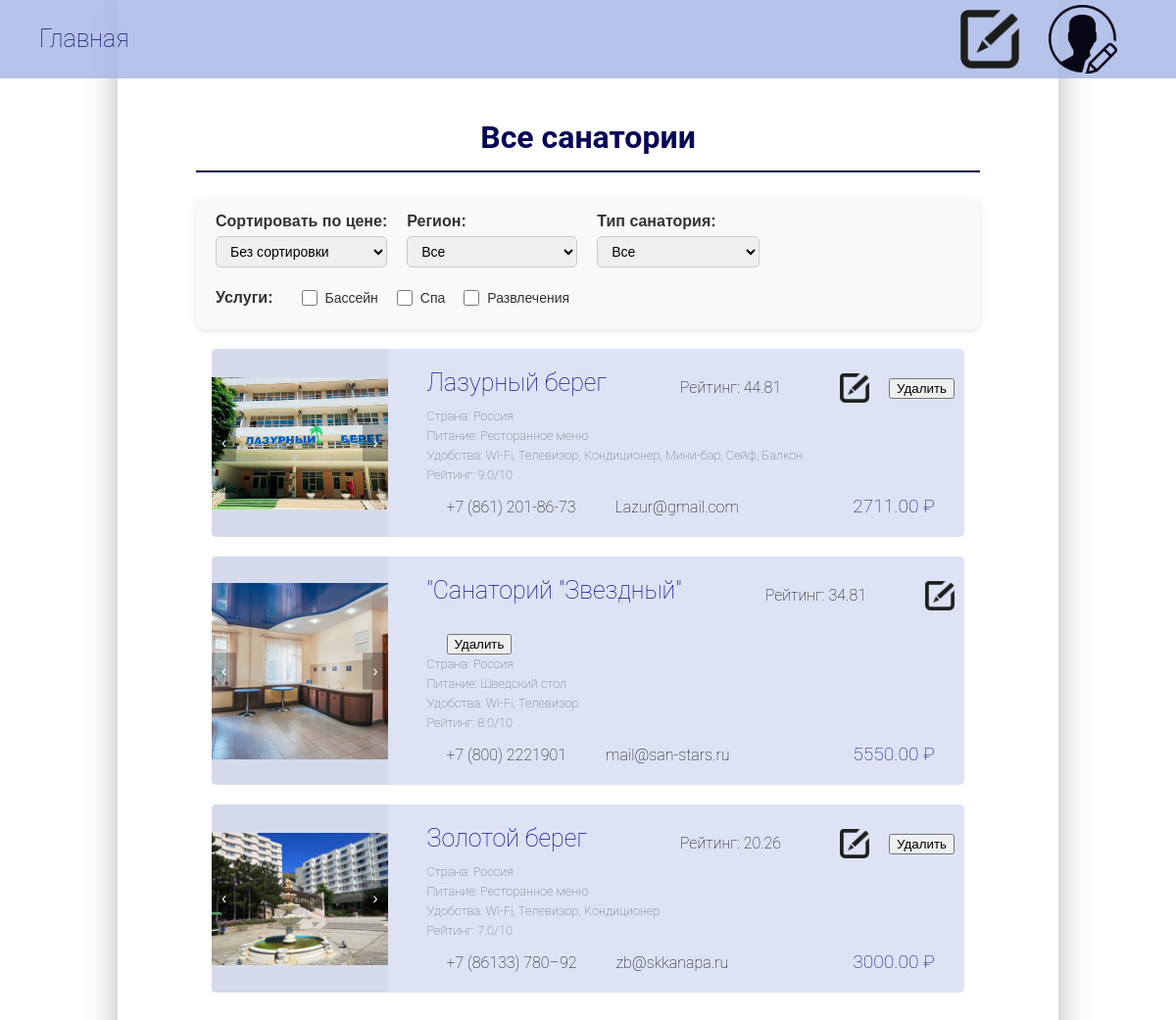
Page /index (signed in) on the committed database.
### app/models/sanatoriumPhoto.py (models this page shows)
class SanatoriumPhoto(db.Model):
    __tablename__ = 'sanatorium_photos'
    id = db.Column(db.Integer, primary_key=True)
    sanatorium_id = db.Column(db.Integer, db.ForeignKey('sanatoriums.id', ondelete='CASCADE'), nullable=False)
    sanatorium = db.relationship('Sanatorium', backref=db.backref('photos', passive_deletes=True, cascade="all, delete"))
    file_path = db.Column(db.String(255), nullable=False)

### app/models/sanatorium.py (models this page shows)
class Sanatorium(db.Model):
    __tablename__ = 'sanatoriums'
    id = db.Column(db.Integer, primary_key=True)
    name = db.Column(db.String(255), nullable=False)
    description = db.Column(db.Text, nullable=True)
    website = db.Column(db.String(255), nullable=True)
    price_per_night = db.Column(db.Numeric(10, 2), nullable=False) #стоимость за ночь
    price_per_service = db.Column(db.Numeric(10, 2), nullable=True) #стоимость услуг
    country = db.Column(db.String(110), nullable=False)
    region = db.Column(db.String(100), nullable=False)
    resort = db.Column(db.String(100), nullable=False)
    place_to_attractions = db.Column(db.Integer, nullable=False) #расстояние до достопримечательностей
    specialization = db.Column(db.Text, nullable=True)
    equipment = db.Column(db.Text, nullable=True)
    room_types = db.Column(db.Text, nullable=True)
    amenities = db.Column(db.Text, nullable=True) #удобства
    food_type = db.Column(db.String(255), nullable=False)
    food_quality = db.Column(db.Integer, nullable=True)
    has_pool = db.Column(db.Boolean, default=False)
    has_spa = db.Column(db.Boolean, default=False)
    has_entertainment = db.Column(db.Boolean, default=False)
    has_sports_facilities = db.Column(db.Boolean, default=False)
    average_review_score = db.Column(db.Numeric(3, 1), nullable=True) #рейтинг
    phone = db.Column(db.String(191), nullable=True)
    email = db.Column(db.String(191), nullable=True)

### app/routs/main_routes.py (the view)
@main_bp.route('/')
@main_bp.route('/index') # для главной страницы
def index():
    sanatoriums = Sanatorium.query.all() # получение санатриев
    user = None
    user_id = session.get('user_id')
    if user_id:
        user = db.session.get(User, user_id) # получение зарегистрированного пользователя
    has_prefs = False
    if user:
        prefs = UserPreferences.query.filter_by(user_id=user.id).first() #получение предпочтений
        has_prefs = prefs is not None
    photos_dict = {} #для утсановки фото санаториев
    for sanatorium in sanatoriums:
        photo = SanatoriumPhoto.query.filter_by(sanatorium_id=sanatorium.id).first()
        if photo:
            photos_dict[sanatorium.id] = photo.file_path
    user_id_from_session = session.get('user_id')
    user = db.session.get(User, user_id_from_session) if user_id_from_session else None
    itog = None  # будущий массив с весами санаториев
    sorted_sanatoriums = sanatoriums
    if user and UserPreferences.budget:
        itog = calculate_itog(sanatoriums) # массив с весами санаториев
        sorted_sanatoriums = sorted( # сортировка плашек санаториев
            sanatoriums,
            key=lambda x: itog.get(x.id, 0),
            reverse=True
        )
    return render_template('index.html', sanatoriums=sorted_sanatoriums, photos=photos_dict, itog=itog, user=user, has_prefs=has_prefs)

### app/algorithms/maai.py (called while the page is built)
def checkValid_UserAndPreferences(session):
    user_id_from_session = session.get('user_id')
    if not user_id_from_session:
        print("Пользователь не авторизован")
        return False
    user = db.session.get(User, user_id_from_session)  # Ищем пользователя по user_id
    if not user:
        print("Пользователь не найден")
        return False
    preferences = UserPreferences.query.filter_by(user_id=user.id).first()
    if not preferences:
        print("Предпочтения не найдены")
        return False
    return user, preferences

def matrixAnalyze(matrix):
    n = len(matrix)
    normalizedMatrix = np.empty((n, n))
    columnSum = np.zeros(n)
    lineSum = np.zeros(n)
    for i in range(n):
        for j in range(n):
            columnSum[i] += round(matrix[j][i], 5)
    for i in range(n):
        for j in range(n):
            normalizedMatrix[i, j] = round((matrix[i][j] / columnSum[j]), 3)
            lineSum[i] += round(normalizedMatrix[i][j], 5)
    for i in range(n):
        lineSum[i] = round(lineSum[i] / n,3)
    return lineSum

def alternativeWeightMatrix(priceWeight, locationWeight, treatmentWeight, livingWeight, entertainmentWeight, sanatoriumList):
    altWeightMatrix = np.column_stack((priceWeight, locationWeight, treatmentWeight, livingWeight, entertainmentWeight))
    return(altWeightMatrix)

### templates/index.html (shortened to what this page needs)
{% extends 'base.html' %}
{% block body %}
<h1>Все санатории</h1>
<hr><br>
<div class="filter-options">
    <div class="filter-group">
        <label for="priceSort">Сортировать по цене:</label>
        <select id="priceSort">
            <option value="none">Без сортировки</option>
        </select>
    </div>
    <div class="filter-group">
        <label for="regionFilter">Регион:</label>
        <select id="regionFilter">
            <option value="">Все</option>
        </select>
    </div>
    <div class="filter-group">
        <label for="typeFilter">Тип санатория:</label>
        <select id="typeFilter">
            <option value="">Все</option>
        </select>
    </div>
    <div class="filter-group services">
        <span>Услуги:</span>
        <label><input type="checkbox" class="serviceFilter" value="pool"> Бассейн</label>
        <label><input type="checkbox" class="serviceFilter" value="spa"> Спа</label>
        <label><input type="checkbox" class="serviceFilter" value="entertainment"> Развлечения</label>
    </div>
</div>
<div id="sanatoriumList">
    {% for sanatorium in sanatoriums %}
    <div class="sanatoriy"
         data-price="{{ sanatorium.price_per_night }}"
         data-region="{{ sanatorium.region|lower }}"
         data-type="{% if sanatorium.specialization and sanatorium.specialization.split(',')|length > 1 %}многопрофильный{% else %}профильный{% endif %}"
         data-has-pool="{{ sanatorium.has_pool|lower }}"
         data-has-spa="{{ sanatorium.has_spa|lower }}"
         data-has-entertainment="{{ sanatorium.has_entertainment|lower }}"
         onclick="window.location='{{ url_for('sanatoriums.sanatorium', id=sanatorium.id) }}'">
        <div class="photo">
            <div class="sanatorium-content">
                {% if sanatorium.photos %}
                <div class="img-wrap">
                    {% for photo in sanatorium.photos %}
                    <img src="{{ url_for('static', filename=photo.file_path) }}" alt="Фото {{ sanatorium.name }}" class="sanatorium-photo">
                    {% endfor %}
                </div>
                <button class="btn prev">‹</button>
                <button class="btn next">›</button>
                {% else %}
                <img src="{{ url_for('static', filename='images/example.jpg') }}" alt="Заглушка" class="sanatorium-photo">
                {% endif %}
            </div>
        </div>
        <div class="main-sanatoriy">
            <div class="main-sanatoriy-top">
                <h1 class="name">{{ sanatorium.name }}</h1>
                {% if user and has_prefs %}
                <span style="padding: 20px 20px 0px 0px;" title="Рейтинг расчитан на основе ваших предпочтений">Рейтинг: {{ itog[sanatorium.id] }}</span>
                {% endif %}
                {% if session.get('is_admin') %}
                <a href="{{ url_for('sanatoriums.create', id=sanatorium.id) }}" class='mini-redactor'></a>
                <form method="POST" action="{{ url_for('sanatoriums.delete', id=sanatorium.id) }}">
                    <button type="submit" class="mini-detele" onclick="return confirm('Вы уверены, что хотите удалить этот санаторий?')">Удалить</button>
                </form>
                {% endif %}
            </div>
            <p class="info">Страна: {{ sanatorium.country }}</p>
            <p class="info">Питание: {{ sanatorium.food_type }}</p>
            <p class="info">Удобства: {{ sanatorium.amenities or '—' }}</p>
            <p class="info">Рейтинг: {{ sanatorium.average_review_score }}/10</p>
            <div class="get-contact">
                <span class="phone">+7 {{ sanatorium.phone }}</span>
                <span class="email">{{ sanatorium.email }}</span>
                <span class="cost">{{ sanatorium.price_per_night }} ₽</span>
            </div>
        </div>
    </div>
    {% endfor %}
</div>
{% endblock %}

### static/style/main.css (style rules this page uses)
html, body { margin: 0px; padding: 0px; }
.main h1 { font-family: "Roboto", sans-serif; color:rgb(7, 5, 86); margin-bottom: 5px; text-align: center; }
.main hr { border-color:rgb(5, 4, 58); margin-top: 15px; }
.sanatoriy { font-family: "Roboto", sans-serif; font-weight: 200; cursor: pointer; background-color: #DDE3F5; display: flex; width: 96%; margin: 20px 0px; border-radius: 5px; height: auto; margin-left: 2%; flex-direction: row; }
.sanatoriy .photo { background-color: rgba(28, 29, 48, 0.044); width: 25%; height: auto; display: flex; justify-content: center; align-items: center; }
.sanatoriy .photo img { width: 100%; object-fit: cover; max-height: 220px; }
.main-sanatoriy { width: 75%; display: flex; flex-direction: column; padding: 10px; padding-left: 40px; }
.main-sanatoriy-top { flex-direction: row; display: flex ; flex-wrap: wrap; justify-content: flex-start; align-content: flex-start; }
.main-sanatoriy-top h1.name { font-family: "Roboto", sans-serif; font-weight: 200; color: darkblue; display: inline-block; font-size: 25px; text-align: left; flex-grow: 10; margin: 10px 0; }
.main-sanatoriy-top .mini-redactor { width: 30px; margin-top: 15px; margin-left: 40px; height: 30px; background-image: url("../images/redactor.png"); background-size: cover; }
.main-sanatoriy-top .mini-detele { margin-top: 15px; }
.sanatoriy p.info { font-size: 0.8em; color: rgba(47, 47, 47, 0.7); margin: 5px 0; line-height: 10px; }
.get-contact { display: flex; font-family: "Roboto", sans-serif; justify-content: flex-start; margin-top: 10px; text-align: center; font-size: 1em; }
.get-contact span { display: block; margin: 3px 20px; }
.sanatoriy .cost { font-size: 1.2em; color: rgb(9, 9, 121); margin-top: auto; text-align: right; margin-right: 20px; margin-bottom: 10px; flex-grow: 10; }
.main-sanatoriy-top .mini-detele { margin-top: 20px; margin-left: 20px; }
.sanatorium-content { display: flex; gap: 40px; flex-wrap: wrap; }
.photo { position: relative; width: 80%; max-width: 600px; overflow: hidden; }
.img-wrap { display: flex; transition: transform 0.5s ease; object-fit: cover; }
.img-wrap img { width: 100%; max-height: 360px; flex-shrink: 0; object-fit: cover; }
.btn { position: absolute; top: 50%; transform: translateY(-50%); background: rgba(0, 0, 0, 0.26); color: #fff; border: none; padding: 10px; font-size: 16px; cursor: pointer; border-radius: 0px; }
.prev { left: 0px; }
.next { right: 0px; }
.filter-options { display: flex; flex-wrap: wrap; gap: 20px; align-items: center; margin-bottom: 20px; font-family: Arial, sans-serif; background: #f9f9f9; padding: 15px 20px; border-radius: 8px; box-shadow: 0 2px 6px rgba(0,0,0,0.1); }
.filter-group { display: flex; flex-direction: column; min-width: 150px; }
.filter-group label, .filter-group span { font-weight: 600; margin-bottom: 6px; color: #333; user-select: none; }
.filter-group select { padding: 6px 10px; border: 1px solid #ccc; border-radius: 5px; font-size: 14px; transition: border-color 0.3s ease; }
.filter-group.services { flex-direction: row; align-items: center; gap: 15px; min-width: auto; }
.filter-group.services span { margin-right: 10px; font-weight: 600; }
.filter-group.services label { display: flex; align-items: center; gap: 5px; font-weight: normal; cursor: pointer; user-select: none; font-size: 14px; }
.filter-group.services input[type="checkbox"] { width: 16px; height: 16px; cursor: pointer; }

### rows in the picture
Sanatorium: name "Лазурный берег", itog "44.81", country "Россия", food_type "Ресторанное меню", amenities "Wi-Fi, Телевизор, Кондиционер, Мини-бар, Сейф, Балкон", average_review_score "9.0", phone "(861) 201-86-73", email "Lazur@gmail.com", price_per_night "2711.00"
SanatoriumPhoto: file_path (picture)
Sanatorium: name "\"Санаторий \"Звездный\"", itog "34.81", country "Россия", food_type "Шведский стол", amenities "Wi-Fi, Телевизор", average_review_score "8.0", phone "(800) 2221901", email "mail@san-stars.ru", price_per_night "5550.00"
SanatoriumPhoto: file_path (picture)
Sanatorium: name "Золотой берег", itog "20.26", country "Россия", food_type "Ресторанное меню", amenities "Wi-Fi, Телевизор, Кондиционер", average_review_score "7.0", phone "(86133) 780–92", email "zb@skkanapa.ru", price_per_night "3000.00"
SanatoriumPhoto: file_path (picture)
